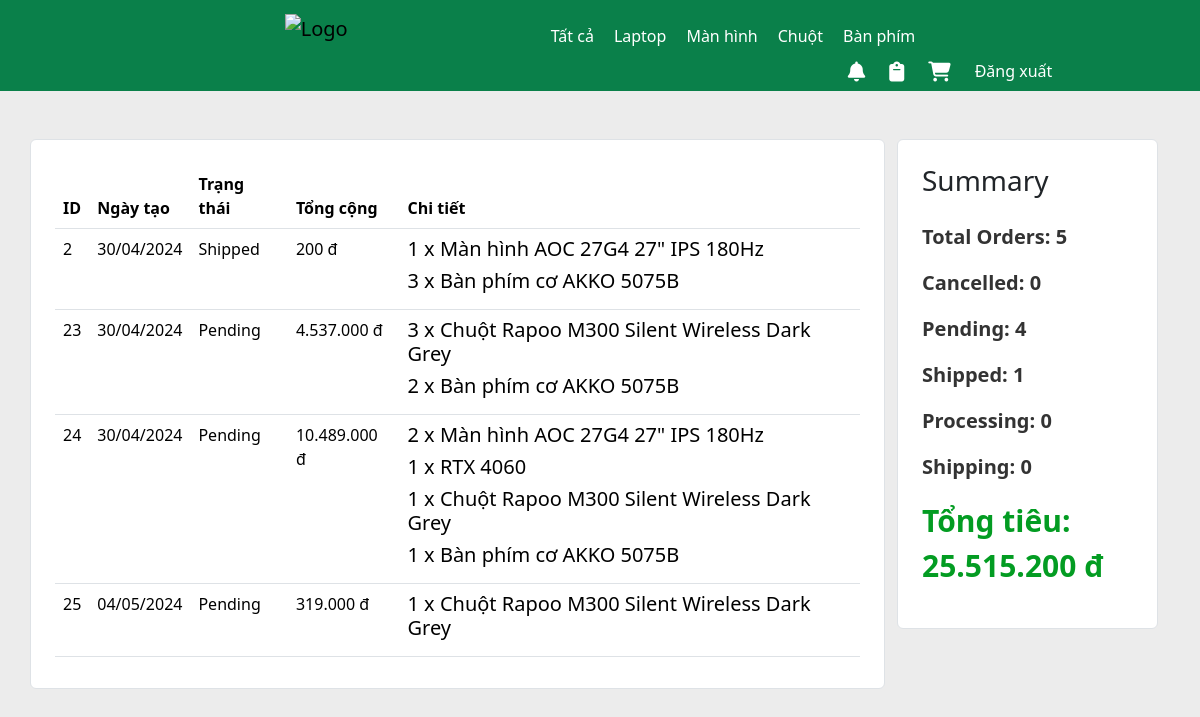
Page /CusPages/pages/order_history.php (signed in) on the committed database.
### tables this page shows
CREATE TABLE `orders` (
  `id` int(10) NOT NULL,
  `user_id` int(10) NOT NULL,
  `full_name` varchar(50) NOT NULL,
  `email` varchar(50) NOT NULL,
  `phone_number` varchar(10) NOT NULL,
  `address` varchar(50) NOT NULL,
  `note` text DEFAULT NULL,
  `order_date` datetime NOT NULL,
  `status` varchar(50) NOT NULL,
  `total_money` int(10) NOT NULL
);

CREATE TABLE `order_detail` (
  `id` int(10) NOT NULL,
  `order_id` int(10) NOT NULL,
  `product_id` int(10) NOT NULL,
  `quantity` int(10) NOT NULL,
  `price` int(10) NOT NULL,
  `total_price` int(10) NOT NULL
);

CREATE TABLE `products` (
  `id` int(11) NOT NULL,
  `name` text NOT NULL,
  `category` varchar(30) NOT NULL,
  `img` text NOT NULL,
  `price` int(10) NOT NULL,
  `manufacturer` varchar(50) NOT NULL,
  `warrant` varchar(30) NOT NULL,
  `description` text NOT NULL,
  `deleted` tinyint(1) NOT NULL DEFAULT 0
);

### CusPages/script/function.php (called while the page is built, shortened)
<?php
    include '../components/db.php';
    function getOrdersByUserId($userId) {
        global $link;
        $sql = "SELECT * FROM orders WHERE user_id = $userId";
        $result = mysqli_query($link, $sql);
        return $result;
    }
    function getNotificationsByUserId($userId) {
        global $link;
        $sql = "SELECT * FROM notifications WHERE user_id = $userId";
        $result = mysqli_query($link, $sql);
        $notifications = [];
        while ($row = mysqli_fetch_assoc($result)) {
            $notifications[] = $row;
        }
        return $notifications;
    }
    function getOrderDetailsByOrderId($orderId) {
        global $link;
        $sql_details = "SELECT * FROM order_detail WHERE order_id = $orderId";
        $result_details = mysqli_query($link, $sql_details);
        return $result_details;
    }
    function getOrderSummaryByUserId($userId) {
        global $link;
        $sql = "SELECT status, total_money FROM orders WHERE user_id = $userId";
        $result = mysqli_query($link, $sql);
        $totalSpend = 0;
        $pending = $shipped = $processing = $shipping = $cancelled = 0;
        while ($order = mysqli_fetch_assoc($result)) {
            $totalSpend += $order['total_money'];
            switch ($order['status']) {
                case 'Pending':
                    $pending++;
                    break;
                case 'Shipped':
                    $shipped++;
                    break;
            }
        }
        return [
            'totalOrders' => $pending + $shipped + $processing + $shipping,
            'cancelled' => $cancelled,
            'pending' => $pending,
            'shipped' => $shipped,
            'processing' => $processing,
            'shipping' => $shipping,
            'totalSpend' => $totalSpend,
        ];
    }
    function getProductInfo($productId) {
        global $link;
        $sql = "SELECT * FROM products WHERE id = $productId";
        $result = mysqli_query($link, $sql);
        if (mysqli_num_rows($result) > 0) {
            return mysqli_fetch_assoc($result);
        } else {
            return null;
        }
    }
?>

### CusPages/pages/order_history.php (the view, shortened to what this page needs)
<?php
    require_once "../script/function.php";
    $user_id = $_SESSION['userid'];
    $result = getOrdersByUserId($user_id);
?>
<!DOCTYPE html>
<html>
<head>
</head>
<body style="background-color: #ececec;">
    <?php include "../components/header.php" ?>
    <div class="container">
        <div class="row mt-5">
            <div class="col-md-9 bg-white rounded p-4 border border-gray">
                <?php
                    if (mysqli_num_rows($result) > 0) {
                            echo '
                                <div class="table-responsive" style="max-height: 500px;">
                                    <table class="table">
                                        <thead class="sticky-header">
                                            <tr>
                                                <th scope="col">ID</th>
                                                <th scope="col">Ngày tạo</th>
                                                <th scope="col">Trạng thái</th>
                                                <th scope="col">Tổng cộng</th>
                                                <th scope="col">Chi tiết</th>
                                            </tr>
                                        </thead>
                                        <tbody>
                            ';
                            while($order = mysqli_fetch_assoc($result)) {
                                echo '
                                    <tr>
                                        <td>' . $order['id'] . '</td>
                                        <td>' . date('d/m/Y', strtotime($order['order_date'])) . '</td>
                                        <td>' . $order['status'] . '</td>
                                        <td>' . number_format($order['total_money'], 0, ',', '.') . ' đ</td>
                                ';
                                $orderId = $order['id'];
                                $result_details = getOrderDetailsByOrderId($orderId);
                                if (mysqli_num_rows($result_details) > 0) {
                                    echo '<td>';
                                    while($detail = mysqli_fetch_assoc($result_details)) {
                                        $productInfo = getProductInfo($detail['product_id']);
                                        echo '
                                            <div class="d-flex">
                                                <div class="font-weight-bold h5">
                                                ' . $detail['quantity'] . ' x ' . $productInfo['name'] . '
                                                </div>
                                            </div>
                                        ';
                                    }
                                    echo '</td>';
                                }
                                echo '</tr>';
                            }
                            echo '
                                                </tbody>
                                            </table>
                                        </div>
                            ';
                        }
                     else {
                        echo "<div>Your dont have any order</div>";
                    }
                ?>
            </div>
            <div class="col-md-3">
                <div class="bg-white rounded border border-gray p-4">
                    <h2 class="font-weight-bold h3 mb-4">Summary</h2>
                    <?php
                        $userId = $_SESSION['userid'];
                        $orderSummary = getOrderSummaryByUserId($userId);
                        echo "<p style='color: #333; font-size: 20px; font-weight: bold;'>Total Orders: " . $orderSummary['totalOrders'] . "</p>";
                        echo "<p style='color: #333; font-size: 20px; font-weight: bold;'>Cancelled: " . $orderSummary['cancelled'] . "</p>";
                        echo "<p style='color: #333; font-size: 20px; font-weight: bold;'>Pending: " . $orderSummary['pending'] . "</p>";
                        echo "<p style='color: #333; font-size: 20px; font-weight: bold;'>Shipped: " . $orderSummary['shipped'] . "</p>";
                        echo "<p style='color: #333; font-size: 20px; font-weight: bold;'>Processing: " . $orderSummary['processing'] . "</p>";
                        echo "<p style='color: #333; font-size: 20px; font-weight: bold;'>Shipping: " . $orderSummary['shipping'] . "</p>";
                        echo "<p style='color: #039c22; font-size: 30px; font-weight: bold;'>Tổng tiêu: <br/>" . number_format($orderSummary['totalSpend'], 0, ',', '.') . " đ</p>";
                    ?>
                </div>
            </div>
        </div>
    </div>
</body>
</html>

### CusPages/pages/order_history.php (style rules this page uses)
.sticky-header th { position: sticky; top: 0; background: white; z-index: 10; }

### rows in the picture
orders: id "2", order_date "30/04/2024", status "Shipped", total_money "200"
order_detail: quantity "1", product.name "Màn hình AOC 27G4 27\" IPS 180Hz"
order_detail: quantity "3", product.name "Bàn phím cơ AKKO 5075B"
orders: id "23", order_date "30/04/2024", status "Pending", total_money "4.537.000"
order_detail: quantity "3", product.name "Chuột Rapoo M300 Silent Wireless Dark Grey"
order_detail: quantity "2", product.name "Bàn phím cơ AKKO 5075B"
orders: id "24", order_date "30/04/2024", status "Pending", total_money "10.489.000"
order_detail: quantity "2", product.name "Màn hình AOC 27G4 27\" IPS 180Hz"
order_detail: quantity "1", product.name "RTX 4060"
order_detail: quantity "1", product.name "Chuột Rapoo M300 Silent Wireless Dark Grey"
order_detail: quantity "1", product.name "Bàn phím cơ AKKO 5075B"
orders: id "25", order_date "04/05/2024", status "Pending", total_money "319.000"
order_detail: quantity "1", product.name "Chuột Rapoo M300 Silent Wireless Dark Grey"

### other values in the picture
$orderSummary['totalOrders'] "5"
$orderSummary['cancelled'] "0"
$orderSummary['pending'] "4"
$orderSummary['shipped'] "1"
$orderSummary['processing'] "0"
$orderSummary['shipping'] "0"
$orderSummary['totalSpend'] "25.515.200"
